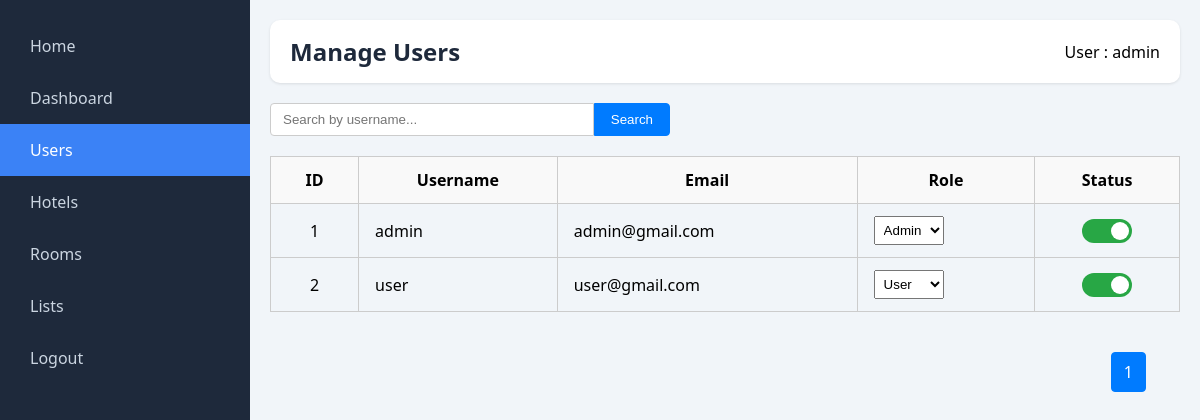
The page /admin/manage_users.php (signed in) on the database as committed earlier.
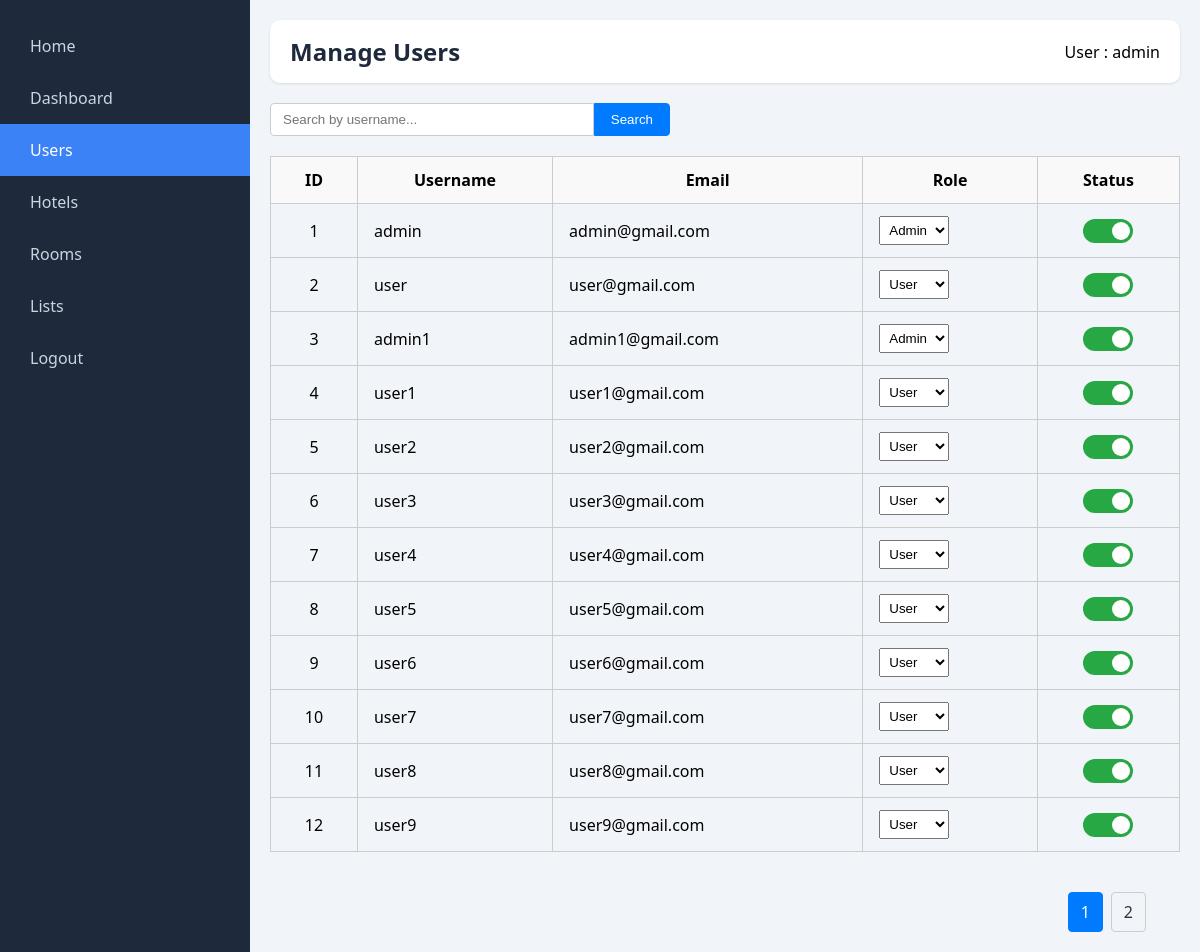
The same page on the database as committed later.
### tables this page shows
CREATE TABLE `users` (
  `id` int(11) NOT NULL,
  `username` varchar(255) NOT NULL,
  `password` varchar(255) NOT NULL,
  `email` varchar(255) NOT NULL,
  `role` enum('admin','user') DEFAULT 'user',
  `created_at` timestamp NOT NULL DEFAULT current_timestamp(),
  `status` enum('active','disabled') DEFAULT 'active'
);

### admin/manage_users.php (the view, shortened to what this page needs)
<?php
    include('../includes/db.php');
    $nameFilter = isset($_GET['name']) ? trim($_GET['name']) : '';
    $limit = 12;
    $page = isset($_GET['page']) && is_numeric($_GET['page']) ? (int) $_GET['page'] : 1;
    $offset = ($page - 1) * $limit;
    $countStmt = $nameFilter
        ? $conn->prepare("SELECT COUNT(*) AS total FROM users WHERE username LIKE ?")
        : $conn->prepare("SELECT COUNT(*) AS total FROM users");
    $countStmt->execute();
    $totalUsersResult = $countStmt->get_result();
    $totalUsersRow = $totalUsersResult->fetch_assoc();
    $totalUsersCount = $totalUsersRow['total'];
    $totalPages = ceil($totalUsersCount / $limit);
    $userStmt = $nameFilter
        ? $conn->prepare("SELECT * FROM users WHERE username LIKE ? ORDER BY id ASC LIMIT ? OFFSET ?")
        : $conn->prepare("SELECT * FROM users ORDER BY id ASC LIMIT ? OFFSET ?");
    if ($nameFilter) {
        $userStmt->bind_param("sii", $like, $limit, $offset);
    } else {
        $userStmt->bind_param("ii", $limit, $offset);
    }
    $userStmt->execute();
    $users = $userStmt->get_result();
?>
<!DOCTYPE html>
<html lang="en">
<head>
    <link rel="stylesheet" href="../assets/css/dashboardstyle.css">
</head>
<body>
<?php include('layouts/sidebar.php'); ?>
<div class="main">
    <?php include('layouts/header.php'); ?>
    <div style="margin-bottom: 20px;">
        <form method="get">
            <div style="display: flex; max-width: 400px;">
                <input type="text" name="name" placeholder="Search by username..." value="<?= htmlspecialchars($nameFilter) ?>"
                    style="flex: 1; padding: 8px 12px; border: 1px solid #ccc; border-radius: 4px 0 0 4px;">
                <button type="submit"
                        style="padding: 8px 16px; background-color: #007bff; color: white; border: 1px solid #007bff; border-radius: 0 4px 4px 0; cursor: pointer;">
                    Search
                </button>
            </div>
        </form>
    </div>
    <table>
        <thead>
            <tr>
                <th>ID</th>
                <th>Username</th>
                <th>Email</th>
                <th>Role</th>
                <th>Status</th>
            </tr>
        </thead>
        <tbody>
            <?php while ($user = $users->fetch_assoc()): ?>
                <tr>
                    <td style="text-align:center;"><?= $user['id'] ?></td>
                    <td><?= htmlspecialchars($user['username']) ?></td>
                    <td><?= htmlspecialchars($user['email']) ?></td>
                    <td>
                        <form method="post">
                            <select name="role" onchange="this.form.submit()">
                                <option value="user" <?= $user['role'] === 'user' ? 'selected' : '' ?>>User</option>
                                <option value="admin" <?= $user['role'] === 'admin' ? 'selected' : '' ?>>Admin</option>
                            </select>
                        </form>
                    </td>
                    <td style="text-align:center;">
                        <form method="post">
                            <label class="switch">
                                <span class="slider"></span>
                            </label>
                        </form>
                    </td>
                </tr>
            <?php endwhile; ?>
        </tbody>
    </table>
    <div class="pagination">
        <?php for ($i = 1; $i <= $totalPages; $i++): ?>
            <a href="?page=<?= $i ?>&name=<?= urlencode($nameFilter) ?>" class="<?= $i == $page ? 'active' : '' ?>"><?= $i ?></a>
        <?php endfor; ?>
    </div>
</div>
</body>
</html>

Rows that differ between the two databases and show on the page:
added users: id "3", username "admin1", email "admin1@gmail.com", role "Admin"
added users: id "4", username "user1", email "user1@gmail.com", role "User"
added users: id "5", username "user2", email "user2@gmail.com", role "User"
added users: id "6", username "user3", email "user3@gmail.com", role "User"
added users: id "7", username "user4", email "user4@gmail.com", role "User"
added users: id "8", username "user5", email "user5@gmail.com", role "User"
added users: id "9", username "user6", email "user6@gmail.com", role "User"
added users: id "10", username "user7", email "user7@gmail.com", role "User"
added users: id "11", username "user8", email "user8@gmail.com", role "User"
added users: id "12", username "user9", email "user9@gmail.com", role "User"
Other text that changed with them:
new list line: "2"
